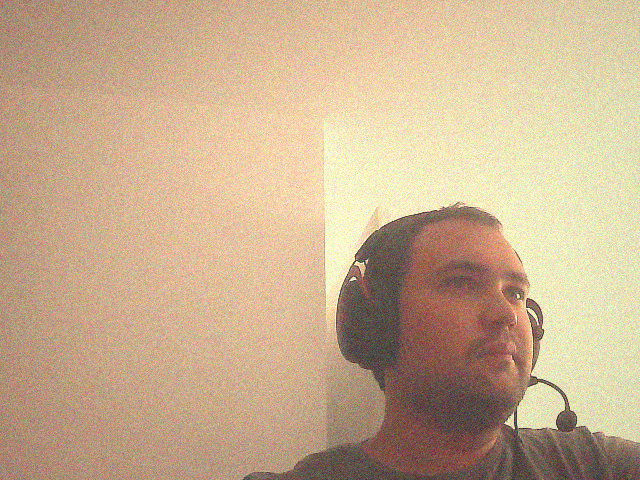
#> input picture export.png, 640 x 480 px
$ python -i effects.py   (imports and definitions only)
#> lines starting #> are read from the running program, lines starting #| are printed output that depends on the picture
import cv2
import numpy as np


def apply_brightness_contrast(frame, brightness=0, contrast=1.0):
    result = frame.astype(np.float32)
    result = result * contrast + brightness
    return np.clip(result, 0, 255).astype(np.uint8)


def apply_saturation(frame, saturation=1.0):
    hsv = cv2.cvtColor(frame, cv2.COLOR_BGR2HSV).astype(np.float32)
    hsv[:, :, 1] *= saturation
    hsv[:, :, 1] = np.clip(hsv[:, :, 1], 0, 255)
    return cv2.cvtColor(hsv.astype(np.uint8), cv2.COLOR_HSV2BGR)


def apply_film_grain(frame, intensity=10):
    if intensity <= 0:
        return frame

    noise = np.random.normal(0, intensity, frame.shape).astype(np.float32)
    result = frame.astype(np.float32) + noise
    return np.clip(result, 0, 255).astype(np.uint8)


def apply_vignette(frame, amount=0.5):
    if amount <= 0:
        return frame

    rows, cols = frame.shape[:2]

    x_kernel = cv2.getGaussianKernel(cols, cols * 0.6)
    y_kernel = cv2.getGaussianKernel(rows, rows * 0.6)
    kernel = y_kernel @ x_kernel.T

    mask = kernel / kernel.max()
    mask = 1 - amount * (1 - mask)

    result = frame.astype(np.float32)
    result[:, :, 0] *= mask
    result[:, :, 1] *= mask
    result[:, :, 2] *= mask

    return np.clip(result, 0, 255).astype(np.uint8)


def apply_chromatic_aberration(frame, amount=2):
    if amount <= 0:
        return frame

    b, g, r = cv2.split(frame)

    r = np.roll(r, amount, axis=1)
    b = np.roll(b, -amount, axis=1)

    return cv2.merge([b, g, r])


def apply_pixelation(frame, pixel_size=1):
    if pixel_size <= 1:
        return frame

    h, w = frame.shape[:2]

    small = cv2.resize(
        frame,
        (max(1, w // pixel_size), max(1, h // pixel_size)),
        interpolation=cv2.INTER_LINEAR
    )

    pixelated = cv2.resize(
        small,
        (w, h),
        interpolation=cv2.INTER_NEAREST
    )

    return pixelated


def apply_vintage(frame, strength=0.0):
    if strength <= 0:
        return frame

    img = frame.astype(np.float32)

    # Tonuri calde / vintage
    img[:, :, 0] *= 1.0 - 0.2 * strength  # blue
    img[:, :, 1] *= 1.0 + 0.05 * strength # green
    img[:, :, 2] *= 1.0 + 0.25 * strength # red

    # contrast redus
    img = (img - 128) * (1.0 - 0.25 * strength) + 128

    # imagine faded
    img = img + 20 * strength

    return np.clip(img, 0, 255).astype(np.uint8)


def apply_effect_pipeline(
    frame,
    brightness=0,
    contrast=1.0,
    saturation=1.0,
    grain=0,
    vignette=0.0,
    chromatic=0,
    pixel_size=1,
    vintage=0.0,
    light_leak=0.0,
    light_leak_position="left"
):
    result = frame.copy()

    result = apply_brightness_contrast(result, brightness, contrast)
    result = apply_saturation(result, saturation)
    result = apply_vintage(result, vintage)
    result = apply_chromatic_aberration(result, chromatic)
    result = apply_pixelation(result, pixel_size)
    result = apply_light_leak(result, light_leak, light_leak_position)
    result = apply_vignette(result, vignette)
    result = apply_film_grain(result, grain)

    return result

def apply_light_leak(frame, intensity=0.0, position="left"):
    if intensity <= 0:
        return frame

    h, w = frame.shape[:2]

    # Coordonate normalizate între 0 și 1
    x = np.linspace(0, 1, w)
    y = np.linspace(0, 1, h)
    xv, yv = np.meshgrid(x, y)

    if position == "left":
        mask = 1.0 - xv
    elif position == "right":
        mask = xv
    elif position == "top":
        mask = 1.0 - yv
    elif position == "bottom":
        mask = yv
    else:
        mask = 1.0 - xv

    # Facem tranziția mai concentrată spre margine
    mask = np.power(mask, 2.5)

    # Culoare light leak în format BGR, pentru OpenCV
    leak_color = np.zeros_like(frame, dtype=np.float32)
    leak_color[:, :, 0] = 20    # Blue
    leak_color[:, :, 1] = 90    # Green
    leak_color[:, :, 2] = 255   # Red

    mask = mask[..., np.newaxis]

    result = frame.astype(np.float32)

    # Screen/additive blend simplificat
    result = result + leak_color * mask * intensity

    return np.clip(result, 0, 255).astype(np.uint8)

>>> import cv2
>>> picture = cv2.imread('export.png')
#> picture is the input picture: shape (480, 640, 3); mean B, G, R 144.3, 175, 200.9
>>> result = apply_effect_pipeline(picture)
#> in apply_saturation, `hsv = cv2.cvtColor(frame, cv2.COLOR_BGR2HSV).astype(np.float32)`:
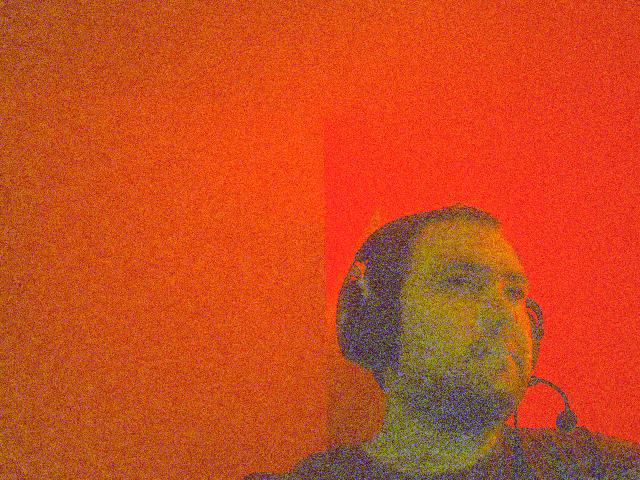
#> hsv: shape (480, 640, 3) float32; mean B, G, R 30.3, 75.4, 202.4
